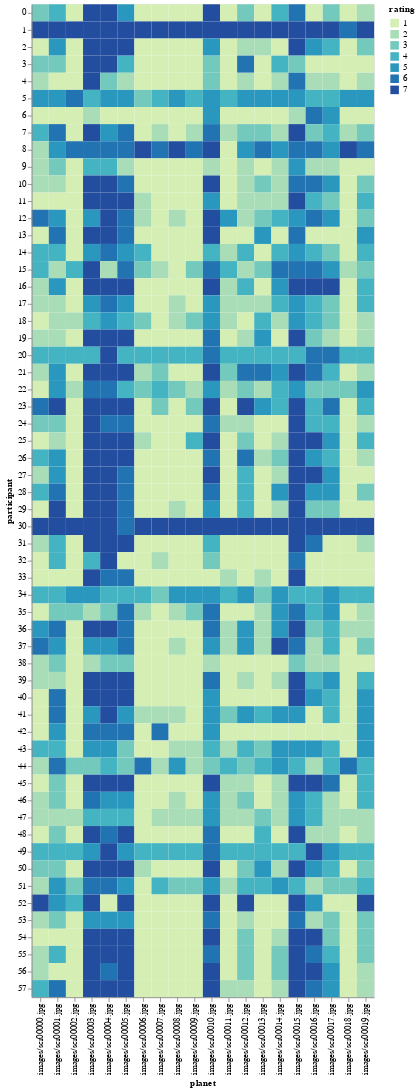

Here is the notebook cell this chart was saved with:
### Markdown cell above
## Similar to before, I excluded subjects who were clearly not engaged in the task. 
**I chose to exclude any subject that provided less that 2 unique ratings on each dimension. I plotted the heatmap for just one dimension (water) below. We can see that most subjects gave a variety of ratings and the planet ratings are fairly consistent across subjects.**

### Code cell
alt.Chart(subject_data_sensorydf.query('question == "Water"')).mark_rect().encode(
    x='planet:O',
    y='participant:O',
    color=alt.Color('rating:O', scale=alt.Scale(scheme='yellowgreenblue'))
)

### Figure 1 — Vega-Lite specification as saved in the notebook (floating-point values rounded to 4 significant figures; data arrays with more than 128 entries replaced by an {"elided": "..."} marker saying what was removed)
{"config": {"view": {"continuousWidth": 400, "continuousHeight": 300}}, "data": {"name": "data-1b87bd8ea5eb811a0669696b017fe244"}, "mark": "rect", "encoding": {"color": {"type": "ordinal", "field": "rating", "scale": {"scheme": "yellowgreenblue"}}, "x": {"type": "ordinal", "field": "planet"}, "y": {"type": "ordinal", "field": "participant"}}, "$schema": "https://vega.github.io/schema/vega-lite/v4.8.1.json", "datasets": {"data-1b87bd8ea5eb811a0669696b017fe244": {"elided": "1160 records"}}}
